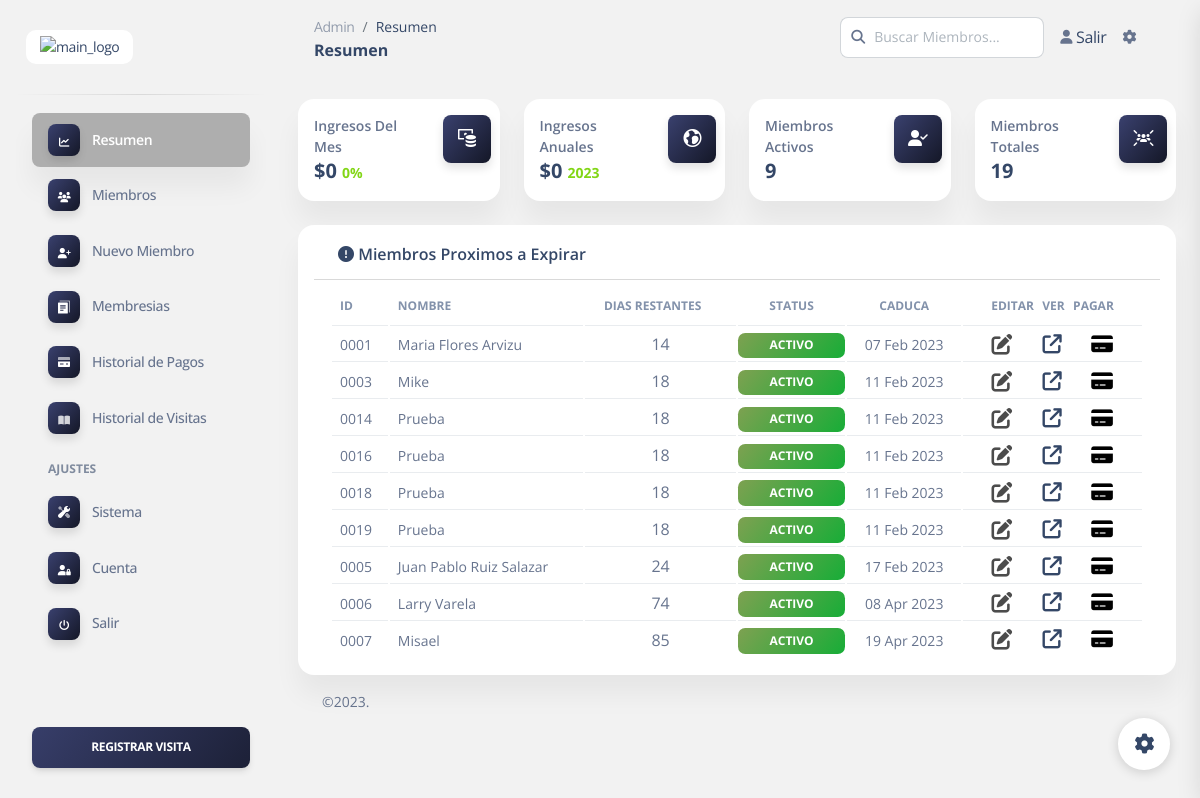
Before: /dashboard/admin/ (signed in) with the older database file.
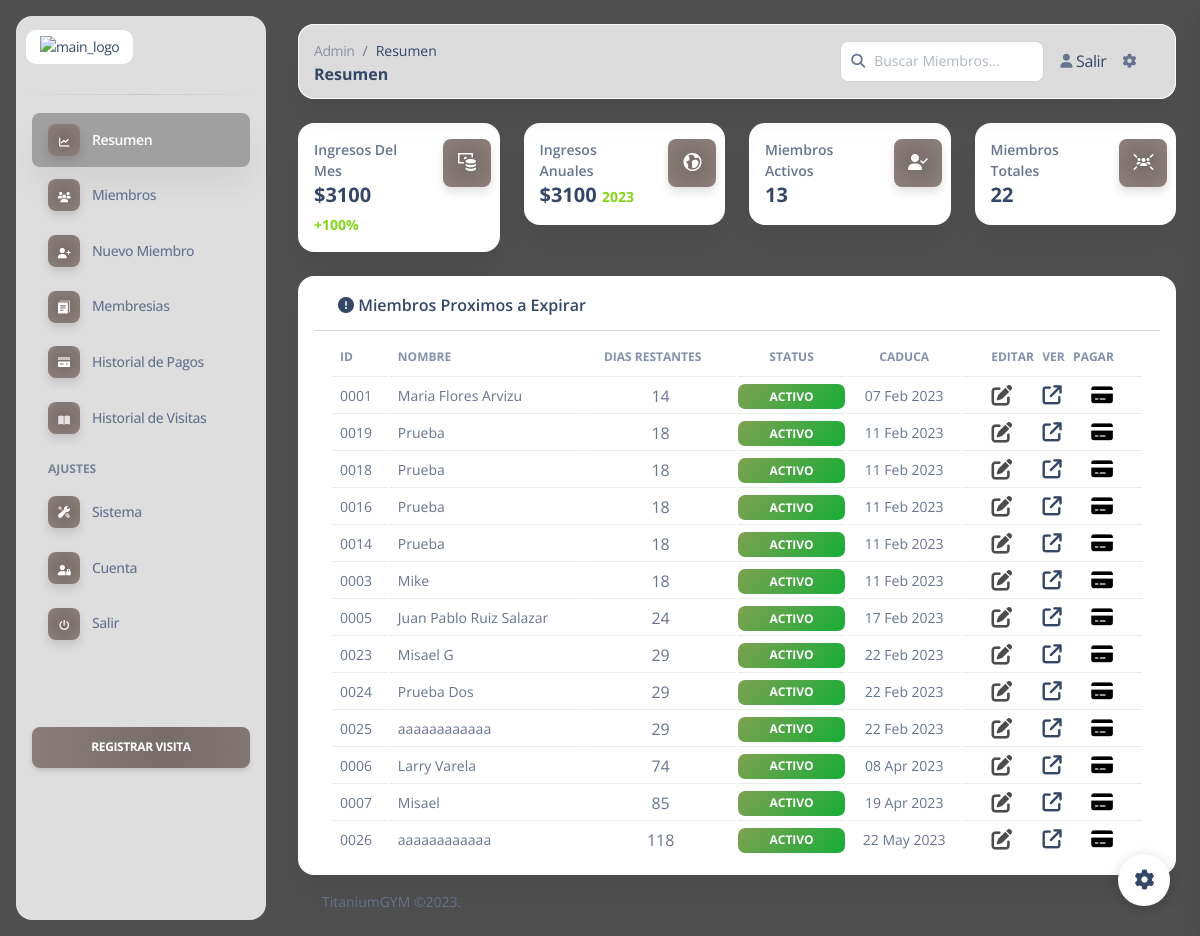
After: the same page with the newer database file.
### tables this page shows
CREATE TABLE `users` (
  `userid` int(4) UNSIGNED ZEROFILL NOT NULL,
  `username` varchar(40) NOT NULL,
  `gender` varchar(8) NOT NULL,
  `phone` varchar(15) NOT NULL,
  `dob` varchar(10) NOT NULL,
  `joining_date` varchar(10) NOT NULL
);

### dashboard/admin/index.php (the view, shortened to what the changed rows need)
<?php
	require '../../include/db_conn.php';
	$backgroundColor =  $_SESSION['backgroundColor'];
?>
<!DOCTYPE html>
<html lang="es">
<!DOCTYPE html>
<html lang="es">
<head>
	<link rel="stylesheet" href="../assets/css/all-min.css"  />
	<link rel="stylesheet" type="text/css"  href="/gym_l/dashboard/assets/css/all-min.css">
	<link href="../assets/css/nucleo-icons.css" rel="stylesheet" />
	<link href="../assets/css/nucleo-svg.css" rel="stylesheet" />
	<link href="../assets/css/nucleo-svg.css" rel="stylesheet" />
	<link id="pagestyle" href="../assets/css/soft-ui-dashboard.css?v=1.0.6" rel="stylesheet" />
</head>
<body class="g-sidenav-show" style="<?php echo "background:$backgroundColor !important;"?>     background-attachment: fixed;">
	<main class="main-content position-relative max-height-vh-100 h-100 border-radius-lg ">
		<div class="container-fluid py-4">
			<div class="row">
				<div class="col-xl-3 col-sm-6 mb-xl-0 mb-4">
					<div class="card">
						<div class="card-body p-3">
							<div class="row">
								<div class="col-8">
									<div class="numbers">
										<p class="text-sm mb-0 text-capitalize font-weight-bold">Ingresos del mes</p>
										<h5 class="font-weight-bolder mb-0">
											<?php
											$date  = date('Y-m');
											$query = "select * from enrolls_to WHERE  paid_date LIKE '$date%'";
											$result  = mysqli_query($con, $query);
											$revenue = 0;
											if (mysqli_affected_rows($con) != 0) {
												while ($row = mysqli_fetch_array($result, MYSQLI_ASSOC)) {
													$revenue = $row['amount'] + $revenue;
												}
											}
											echo "$".$revenue;
											?>
											<span class="text-success text-sm font-weight-bolder">
												<?php
													function pctDiff($x1, $x2) {
														if (($x2 == 0 && $x1 == 0)) {
															return 0;
														}
														if(!$x1) {
															return 100;
														}
														$diff = ($x2 - $x1) / $x1;
														return round($diff * 100, 2);
													}
													$revenuePassMonth = 0;
													if($revenuePassMonth < $revenue) {
														echo "+";
													}
													$diff = pctDiff($revenuePassMonth, $revenue);
													echo $diff . '%';
												?>
											</span>
										</h5>
									</div>
								</div>
							</div>
						</div>
					</div>
				</div>
				<div class="col-xl-3 col-sm-6 mb-xl-0 mb-4">
					<div class="card">
						<div class="card-body p-3">
							<div class="row">
								<div class="col-8">
								<div class="numbers">
										<p class="text-sm mb-0 text-capitalize font-weight-bold">Ingresos Anuales</p>
										<h5 class="font-weight-bolder mb-0">
											<?php
											$date  = date('Y');
											$query = "select * from enrolls_to WHERE  paid_date LIKE '$date%'";
											$result  = mysqli_query($con, $query);
											$revenue = 0;
											if (mysqli_affected_rows($con) != 0) {
												while ($row = mysqli_fetch_array($result, MYSQLI_ASSOC)) {
													$revenue =$revenuePassMonth = $row['amount'] + $revenuePassMonth; + $revenue;
												}
											}
											echo "$".$revenue;
											?>
											<span class="text-success text-sm font-weight-bolder"><?php echo date("Y");?></span>
										</h5>
									</div>
								</div>
							</div>
						</div>
					</div>
				</div>
				<div class="col-xl-3 col-sm-6 mb-xl-0 mb-4">
					<div class="card">
						<div class="card-body p-3">
							<div class="row">
								<div class="col-8">
									<div class="numbers">
										<p class="text-sm mb-0 text-capitalize font-weight-bold">Miembros activos</p>
										<h5 class="font-weight-bolder mb-0">
											<?php
												$today = date("Y-m-d");
												$query = "select COUNT(*) from users where cast(dob as DATE) > cast('$today' as DATE)";
												$result = mysqli_query($con, $query);
												if (mysqli_affected_rows($con) != 0) {
													while ($row = mysqli_fetch_array($result, MYSQLI_ASSOC)) {
														echo $row['COUNT(*)'];
													}
												}
											?>
										</h5>
									</div>
								</div>
							</div>
						</div>
					</div>
				</div>
				<div class="col-xl-3 col-sm-6">
					<div class="card">
						<div class="card-body p-3">
							<div class="row">
								<div class="col-8">
									<div class="numbers">
										<p class="text-sm mb-0 text-capitalize font-weight-bold">Miembros Totales</p>
										<h5 class="font-weight-bolder mb-0">
											<?php
											$query = "select COUNT(*) from users";
											$result = mysqli_query($con, $query);
											if (mysqli_affected_rows($con) != 0) {
												while ($row = mysqli_fetch_array($result, MYSQLI_ASSOC)) {
													echo $row['COUNT(*)'];
												}
											}
											?>
										</h5>
									</div>
								</div>
							</div>
						</div>
					</div>
				</div>
			</div>
			<div class="row mt-4">
				<div class="col-lg-12 mb-lg-0 mb-4">
					<div class="card">
						<div class="card-body p-3">
							<div class="row">
							<div class="card" style="box-shadow: none;">
								<div class="card-body px-3 py-0">
									<div class="row">
									<div class="col-12">
										<div class="table-responsive p-0">
										<table class="table align-items-center mb-0">
											<thead>
											<tr>
												<th class="text-uppercase text-secondary text-xs font-weight-bolder px-2">ID</th>
												<th class="text-uppercase text-secondary text-xs font-weight-bolder px-2">Nombre</th>
												<th class="text-uppercase text-secondary text-xs font-weight-bolder ps-2 text-center">Dias Restantes</th>
												<th class="text-center text-uppercase text-secondary text-xs font-weight-bolder">Status</th>
												<th class="text-center text-uppercase text-secondary text-xs font-weight-bolder">Caduca</th>
												<th class="text-center  d-flex" style="justify-content: space-around;">
													<p class="text-uppercase text-secondary text-xs font-weight-bolder my-auto">Editar</p>
													<p class="text-uppercase text-secondary text-xs font-weight-bolder my-auto">Ver</p>
													<p class="text-uppercase text-secondary text-xs font-weight-bolder my-auto">pagar</p>
												</th>
											</tr>
											</thead>
											<tbody id="membersTable">
											<?php
												$query = "select * FROM users WHERE cast(dob as DATE) >= CURDATE() ORDER BY cast(dob as DATE) ASC";
												$result = mysqli_query($con, $query);
												if (mysqli_affected_rows($con) != 0) {
													while ($row = mysqli_fetch_array($result, MYSQLI_ASSOC)) {
														$emparray = array();
														$emparray[] = $row;
														$jsondata = json_encode($emparray);
														echo "<tr json-data='$jsondata'>";
														$uid   = $row['userid'];
														echo "<td>
														<div class='d-flex px-2'>
															<p class='mb-0 text-sm'>". $uid ." </p>
														</td>";
														echo "<td>
														<div class='d-flex px-2'>
															<p class='mb-0 text-sm'>". $row['username'] ." </p>
														</td>";
														$expireDate = strtotime($row['dob']);
														$today = strtotime(date("Y-m-d"));
														$timeDiff = abs($expireDate - $today);
														$numberDays = $timeDiff/86400;
														$numberDays = intval($numberDays);
														$timestamp1 = strtotime(str_replace('-', '/', $row['dob']));
														$timestamp2 = strtotime(date('Y/m/d'));
														if (date('Ymd', $timestamp1) <= date('Ymd', $timestamp2)) {
															$memberStatus = false;
															$statusString = "Expirado";
															$statusClass = "bg-gradient-danger";
														} else {
															$statusString = "Activo";
															$statusClass = "bg-gradient-success";
														}
														echo "<td ><p class='text-center my-auto'>" . $numberDays ."</p></td>";
														echo "<td class='text-center'><span class=' w-100 badge badge-sm  $statusClass'>$statusString</span></td>";
														$userExpire=  strftime('%d %b %Y',  strtotime($row['dob']));
														echo "<td><p class='text-center text-sm font-semi-bold mb-0 '>" . $userExpire . "</p></td>";
																echo "<td class='text-center d-flex' style='justify-content: space-evenly; padding: .2em!important;'><form action='edit_member.php' method='post'>
																		<button class='edit-member' type='submit' style='border: 0; background: none; transform: scale(1.3); filter: opacity(0.7);'>
																		<i class='fa-solid fa-pen-to-square'></i>
																		</button>
																		<input type='hidden' name='name' value='" . $uid . "'/>
																		</form>";
																		echo "
																		<button type='submit' style='border: 0; background: none; transform: scale(1.2)'>
																			<a href='view_member.php?id=$uid'><i class='fa-solid fa-arrow-up-right-from-square'></i></a>
																		</button>
																	";
															echo "<form action='make_payments.php' method='post'>
																		<button type='submit' style='border: 0; background: none;transform: scale(1.2)'>
																		<i class='fa-sharp fa-solid fa-credit-card'></i>
																		</button>
																		<input type='hidden' name='userID' value='" . $uid . "'/>
																		<input type='hidden' name='planID' value='RMNOGS'>
																		</form></td>";
																echo "</tr>";
															}
												}
												?>
											</tbody>
										</table>
										</div>
									</div>
									</div>
								</div>
							</div>
						</div>
					</div>
				</div>
			</div>
			<?php include 'components/footer.php';?>
		</div>
	</main>
</body>
</html>

### dashboard/admin/components/footer.php (shortened to what the changed rows need)
<footer class="footer pt-3  ">
    <div class="container-fluid">
        <div class="row align-items-center justify-content-lg-between">
            <div class="col-lg-6 mb-lg-0 mb-4">
                <div class="copyright text-center text-sm text-muted text-lg-start">
                <?php echo $_SESSION['siteTitle']; ?> ©.
                </div>
            </div>
        </div>
    </div>
</footer>

Changed rows visible on the page:
shown differently, row unchanged: users "0019": moves up the list
shown differently, row unchanged: users "0018": moves up the list
shown differently, row unchanged: users "0016": moves down the list
shown differently, row unchanged: users "0014": moves down the list
now on this page (row edited): users: userid "0023", username "Misael G", dob "29", dob "ACTIVO", dob "22 Feb 2023"
added users: userid "0024", username "Prueba Dos", dob "29", dob "ACTIVO", dob "22 Feb 2023"
added users: userid "0025", username "aaaaaaaaaaaa", dob "29", dob "ACTIVO", dob "22 Feb 2023"
added users: userid "0026", username "aaaaaaaaaaaa", dob "118", dob "ACTIVO", dob "22 May 2023"
Other visible differences:
$revenue: "0" → "3100"
$diff: "0" → "100"
$_SESSION['siteTitle']: (not shown) → "TitaniumGYM"
new list line: "13"
new list line: "22"
list line gone: "9"
list line gone: "19"
